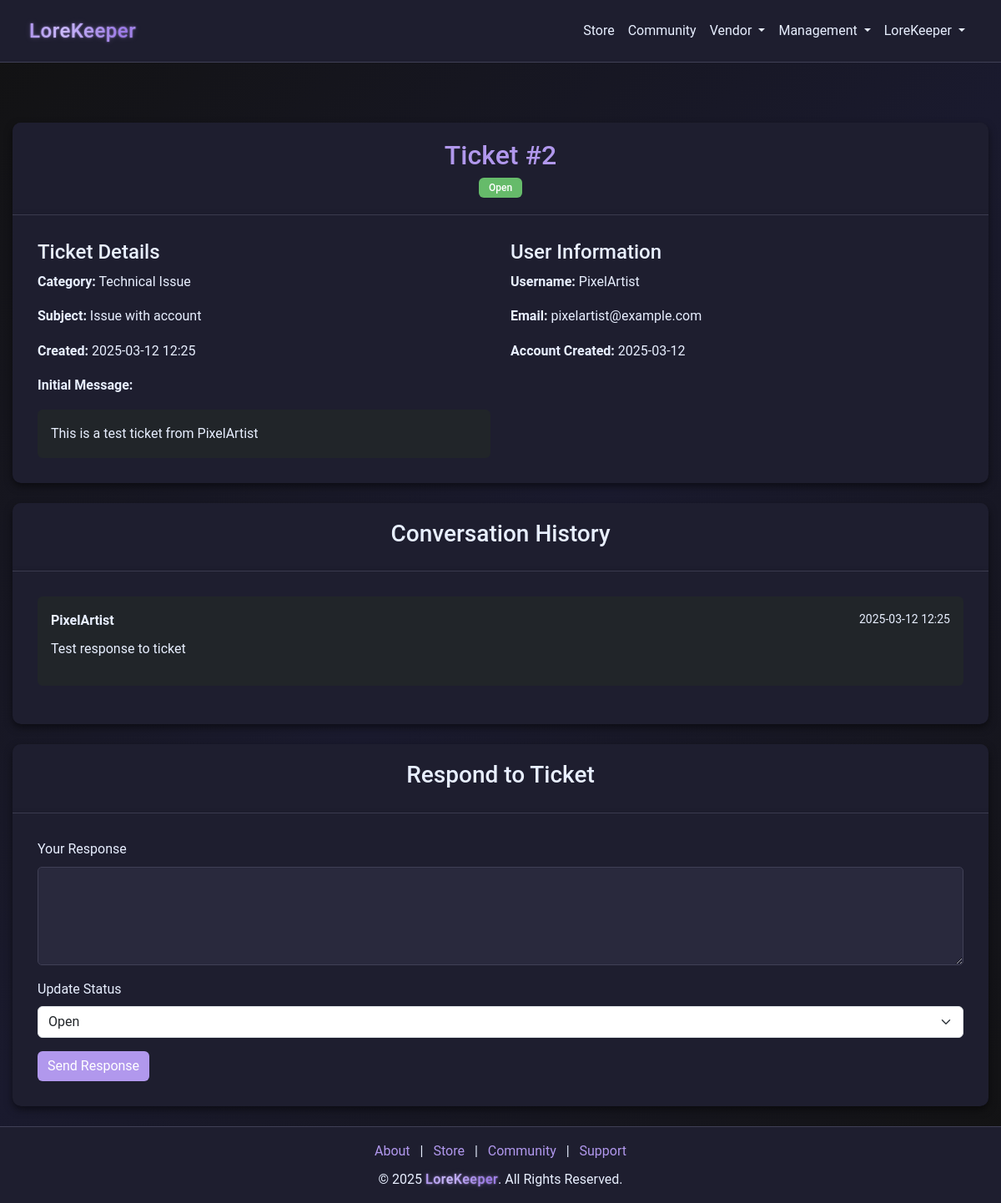
The app's page /moderator/view_ticket/2 (signed in), older data.
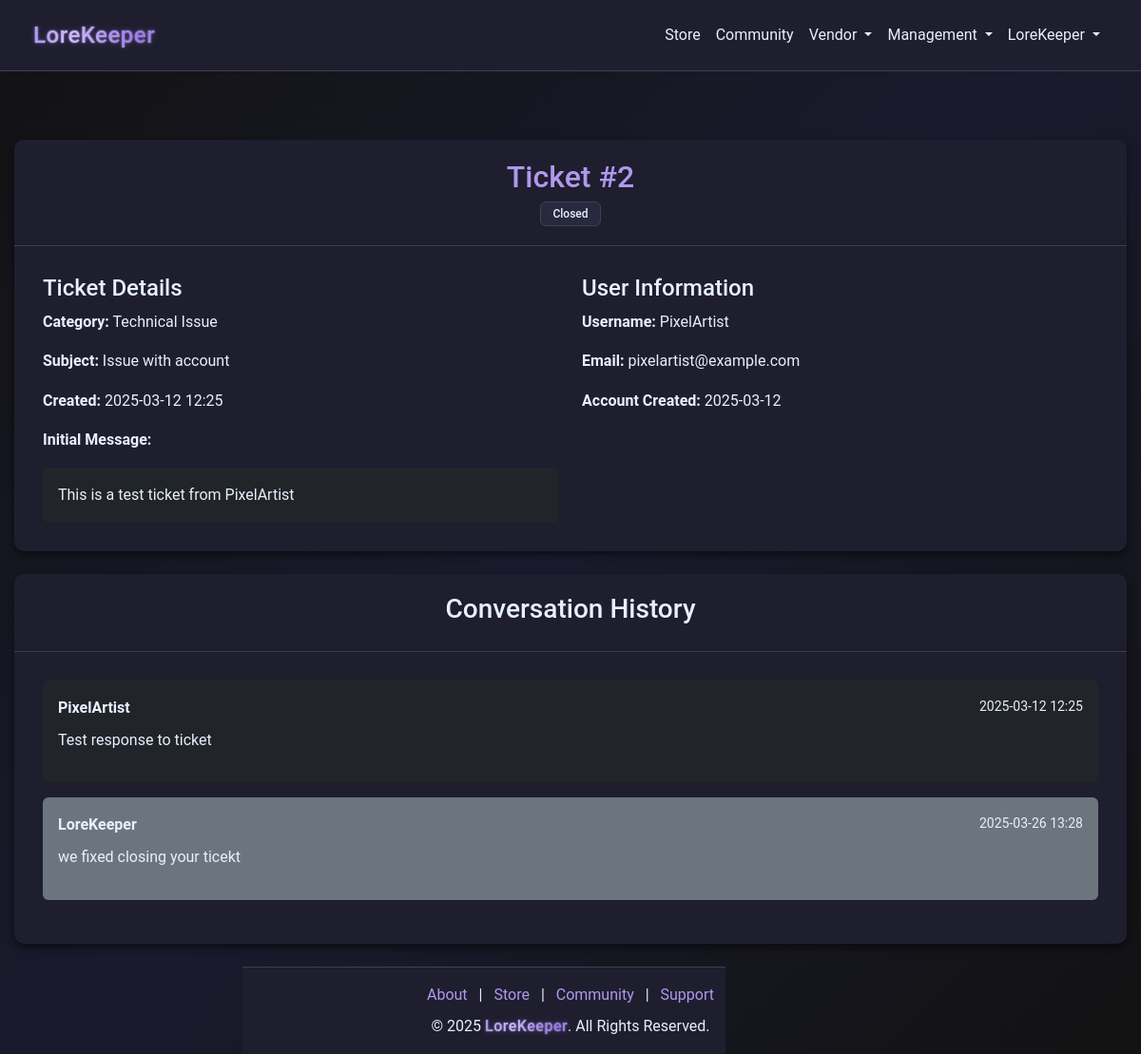
The same page, newer data.
### models.py (models this page shows)
class SupportTicket(db.Model):
    __tablename__ = "support_tickets"
    id = db.Column(db.Integer, primary_key=True)
    user_id = db.Column(db.Integer, db.ForeignKey("users.id"), nullable=False)
    category = db.Column(db.String(100), nullable=False)
    subject = db.Column(db.String(100), nullable=False)
    message = db.Column(db.Text, nullable=False)
    status = db.Column(db.String(20), default="Open", index=True)
    created_at = db.Column(db.DateTime, default=datetime.utcnow)
    responses = db.relationship(
        "SupportTicketResponse",
        back_populates="ticket",
        lazy="dynamic",
        cascade="all, delete-orphan",
    )
    user = db.relationship("User", back_populates="tickets")

class User(db.Model):
    __tablename__ = "users"
    id = db.Column(db.Integer, primary_key=True)
    username = db.Column(db.String(64), nullable=False, index=True)
    email = db.Column(db.String(128), unique=True, nullable=False, index=True)
    password = db.Column(db.String(128), nullable=False)
    bio = db.Column(db.String(256), default="")
    privilege_id = db.Column(db.Integer, db.ForeignKey("privileges.id"), default=1)
    created_at = db.Column(db.DateTime, default=datetime.utcnow)
    status = db.Column(db.String(64), default="Active", index=True)
    balance = db.Column(db.Integer, default=0)
    pending_balance = db.Column(db.Integer, default=0)
    purchases = db.relationship(
        "Purchase", back_populates="user", lazy=True, cascade="all, delete-orphan"
    )
    subscriptions = db.relationship(
        "Subscription", back_populates="user", lazy=True, cascade="all, delete-orphan"
    )
    received_transactions = db.relationship(
        "Receipt", foreign_keys="Receipt.receiver_id", back_populates="receiver"
    )
    tickets = db.relationship("SupportTicket", back_populates="user")
    responses = db.relationship("SupportTicketResponse", back_populates="responder")
    balance_logs = db.relationship("TransactionLog", back_populates="user")
    game_states = db.relationship("GameState", back_populates="user")
    grindstone_items = db.relationship("GrindStoneItem", back_populates="user")
    community_posts = db.relationship("CommunityPost", back_populates="creator")
    community_replies = db.relationship("CommunityReply", back_populates="creator")

class SupportTicketResponse(db.Model):
    __tablename__ = "support_ticket_responses"
    id = db.Column(db.Integer, primary_key=True)
    ticket_id = db.Column(
        db.Integer, db.ForeignKey("support_tickets.id"), nullable=False
    )
    responder_id = db.Column(db.Integer, db.ForeignKey("users.id"), nullable=False)
    response = db.Column(db.Text, nullable=False)
    created_at = db.Column(db.DateTime, default=datetime.utcnow)
    is_user = db.Column(db.Boolean, default=False)
    ticket = db.relationship("SupportTicket", back_populates="responses")
    responder = db.relationship("User", back_populates="responses")

### app.py (the view)
@app.route("/moderator/view_ticket/<int:ticket_id>", methods=["GET"])
def view_ticket(ticket_id):
    if session.get("privilege_id") < 998:
        flash("Access denied! Moderators only.", "danger")
        return redirect(url_for("home"))
    ticket = SupportTicket.query.get_or_404(ticket_id)
    user = User.query.get(ticket.user_id)
    purchases = Purchase.query.filter_by(user_id=ticket.user_id).all()
    responses = ticket.responses.all()  # This uses the relationship we defined
    return render_template(
        "moderator_view_ticket.html",
        ticket=ticket,
        user=user,
        purchases=purchases,
        responses=responses,  # Pass responses separately
        get_username_from_id=get_username_from_id,
        TICKET_STATUS=TICKET_STATUS,
    )

### app.py (called while the page is built)
@app.after_request
def add_header(response):
    response.headers["Cache-Control"] = "no-store"
    return response

@app.route("/get_username_from_id/<int:user_id>")
def get_username_from_id(user_id):
    user = User.query.filter_by(id=user_id).first()
    return user.username

@app.before_request
def before_request():
    try:
        if session.get("user_id"):
            session.permanent = True
        else:
            getCookie()
    except Exception:
        session.clear()

### templates/moderator_view_ticket.html
{% extends "nav_footer_template.html" %}
{% block content %}
<div class="container mt-5">
    <div class="card mb-4">
        <div class="card-header">
            <h2>Ticket #{{ ticket.id }}</h2>
            <span class="badge {% if ticket.status == 'Open' %}bg-success{% else %}bg-secondary{% endif %}">
                {{ ticket.status }}
            </span>
        </div>
        <div class="card-body">
            <div class="row">
                <div class="col-md-6">
                    <h4>Ticket Details</h4>
                    <p><strong>Category:</strong> {{ ticket.category }}</p>
                    <p><strong>Subject:</strong> {{ ticket.subject }}</p>
                    <p><strong>Created:</strong> {{ ticket.created_at.strftime('%Y-%m-%d %H:%M') }}</p>
                    <p><strong>Initial Message:</strong></p>
                    <div class="p-3 bg-dark rounded">
                        {{ ticket.message }}
                    </div>
                </div>
                <div class="col-md-6">
                    <h4>User Information</h4>
                    <p><strong>Username:</strong> {{ get_username_from_id(ticket.user_id) }}</p>
                    <p><strong>Email:</strong> {{ user.email }}</p>
                    <p><strong>Account Created:</strong> {{ user.created_at.strftime('%Y-%m-%d') }}</p>
                </div>
            </div>
        </div>
    </div>
    {% if responses %}
    <div class="card mb-4">
        <div class="card-header">
            <h3>Conversation History</h3>
        </div>
        <div class="card-body">
            {% for response in responses %}
            <div class="mb-3 p-3 {% if response.is_user %}bg-dark{% else %}bg-secondary{% endif %} rounded">
                <div class="d-flex justify-content-between">
                    <strong>{{ get_username_from_id(response.responder_id) }}</strong>
                    <small>{{ response.created_at.strftime('%Y-%m-%d %H:%M') }}</small>
                </div>
                <p class="mt-2">{{ response.response }}</p>
            </div>
            {% endfor %}
        </div>
    </div>
    {% endif %}
    {% if ticket.status != 'Closed' %}
    <div class="card mb-4">
        <div class="card-header">
            <h3>Respond to Ticket</h3>
        </div>
        <div class="card-body">
            <form method="POST" action="{{ url_for('moderator_respond', ticket_id=ticket.id) }}">
                <div class="mb-3">
                    <label for="response" class="form-label">Your Response</label>
                    <textarea class="form-control" id="response" name="response" rows="4" required></textarea>
                </div>
                <div class="mb-3">
                    <label for="status" class="form-label">Update Status</label>
                    <select class="form-select" id="status" name="status">
                        {% for status in TICKET_STATUS %}
                        <option value="{{ status }}" {% if ticket.status == status %}selected{% endif %}>
                            {{ status }}
                        </option>
                        {% endfor %}
                    </select>
                </div>
                <button type="submit" class="btn btn-primary">Send Response</button>
            </form>
        </div>
    </div>
    {% endif %}
</div>
{% endblock %}

Row changes from the older to the newer data that the page shows:
changed SupportTicket "Technical Issue": status "Open" → "Closed"; status "Open" → (not shown)
added SupportTicketResponse: created_at "2025-03-26 13:28", response "we fixed closing your ticekt", is_user False (drawn)
now on this page (row edited): User: username "LoreKeeper"
Text that changed along with them:
text no longer shown: "Respond to Ticket Your Response Update Status Send Response"
